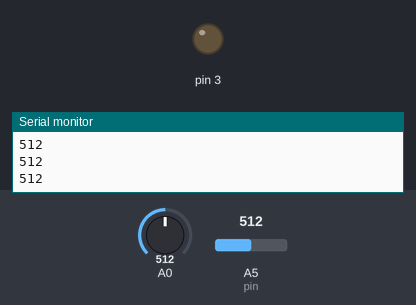
Bench run of a sketch on a simulated Arduino Uno, built with avr-gcc and run on an emulated ATmega328P. Shown: output pins drawn as LEDs (lit = HIGH), the last lines printed to the serial monitor. Inputs (shaded band) come from the test bench; at power-on: A0 = 512, A5 (pin) = 512.

Above: at 1.2 s.
1.3 s: A0 set to 491
At 2.6 s:
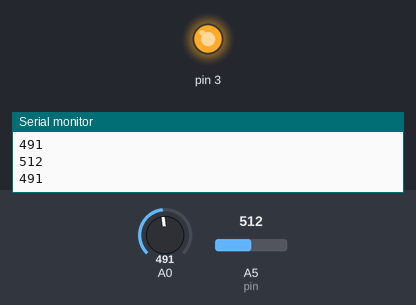
2.9 s: A0 set to 510
At 4.0 s:
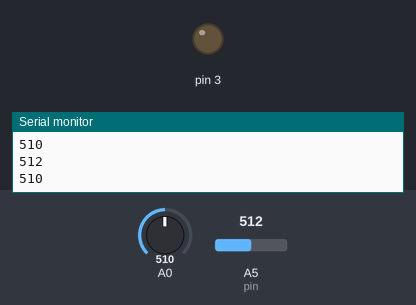
4.5 s: A0 set to 490
At 5.4 s:
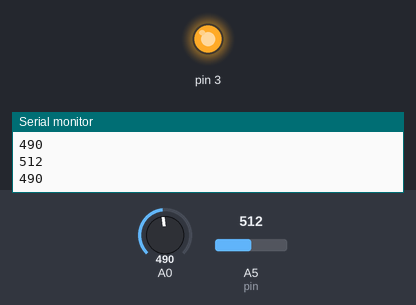
Timing chart, 0 to 7.5 s (numbered marks = the images above; inputs shaded):
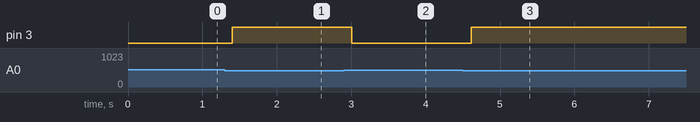

Measured:
- the behaviour switches between 500 and 499 on A0 (found by bisection; images 0 and 1)
- after the input at 1.3 s, pin 3: LOW → HIGH after 0.10 s
- after the input at 2.9 s, pin 3: HIGH → LOW after 0.11 s
- after the input at 4.5 s, pin 3: LOW → HIGH after 0.11 s

The sketch:

Fotoresistor.ino
```cpp
#include "SensorLuz.h"
int pin = A5;
SensorLuz sensor;


void setup() {
  // put your setup code here, to run once:
  Serial.begin(9600);
  sensor.mode(pin, 3);
}

void loop() {
  // put your main code here, to run repeatedly:
  sensor.sensor(pin);
  sensor.ledG(3);
}
```

SensorLuz.h
```cpp
class SensorLuz {
private:
  int lightpin, lightval, led, value;

public:
  void mode(int lightpin, int led) {
    pinMode(lightpin, INPUT);  //A5
    pinMode(led, OUTPUT);      //3
  }
  int sensor(int lightpin) {
    lightval = analogRead(lightpin);  //Lee el valor del sensor
    Serial.println(lightval);
    delay(100);
    return lightval;
  }

  void ledG(int led) {
    value = sensor(lightpin);
    if (value < 500) {
      digitalWrite(led, HIGH);
    } else if (value >= 500) {
      digitalWrite(led, LOW);
    }
  }
};

//Help Source:https://youtu.be/xZ3EehV-Ggk
```
